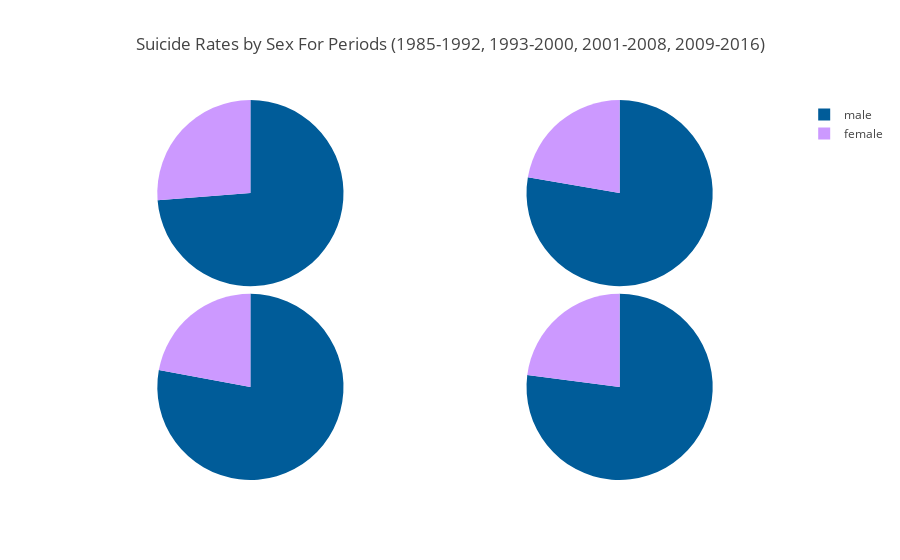

Write notebook code for a chart like this one.
### Markdown cell above
For selected countries we could see males are more suicidal than females clearly, but what is behind that?

### Code cell
suicides_sex = pd.DataFrame(columns=["sex","suicides_no","period"])
for s in masterdata.sex.unique():
    new_data1985_1992 = pd.DataFrame(data={"sex":[s],
                                           "suicides_no":[sum(masterdata[(masterdata.sex == s) & (masterdata.year >= 1985) & (masterdata.year <= 1992)].suicides_no)],
                                           "period":["1985-1992"]})
    new_data1993_2000 = pd.DataFrame(data={"sex":[s],
                                           "suicides_no":[sum(masterdata[(masterdata.sex == s) & (masterdata.year >= 1993) & (masterdata.year <= 2000)].suicides_no)],
                                           "period":["1993-2000"]})
    new_data2001_2008 = pd.DataFrame(data={"sex":[s],
                                           "suicides_no":[sum(masterdata[(masterdata.sex == s) & (masterdata.year >= 2001) & (masterdata.year <= 2008)].suicides_no)], 
                                           "period":["2001-2008"]})
    new_data2009_2016 = pd.DataFrame(data={"sex":[s],
                                           "suicides_no":[sum(masterdata[(masterdata.sex == s) & (masterdata.year >= 2009) & (masterdata.year <= 2016)].suicides_no)],
                                           "period":["2009-2016"]})   
    suicides_sex = pd.concat([suicides_sex,new_data1985_1992])
    suicides_sex = pd.concat([suicides_sex,new_data1993_2000])
    suicides_sex = pd.concat([suicides_sex,new_data2001_2008])
    suicides_sex = pd.concat([suicides_sex,new_data2009_2016])
    
fig = {
    'data': [
        {
            'labels': suicides_sex[suicides_sex.period == "2001-2008"].sex,
            'values': suicides_sex[suicides_sex.period == "2001-2008"].suicides_no,
            'type': 'pie',
            'name': '2001 - 2008',
            'marker': {'colors': ['rgb(0, 92, 153)',
                                  'rgb(204, 153, 255)']},
            'domain': {'x': [0, .48],
                       'y': [0, .49]},
            'hoverinfo':'label+percent+name',
            'textinfo':'none'
        },
        {
            'labels': suicides_sex[suicides_sex.period == "2009-2016"].sex,
            'values': suicides_sex[suicides_sex.period == "2009-2016"].suicides_no,
            'marker': {'colors': ['rgb(0, 92, 153)',
                                  'rgb(204, 153, 255)']},
            'type': 'pie',
            'name': '2009 - 2016',
            'domain': {'x': [.52, 1],
                       'y': [0, .49]},
            'hoverinfo':'label+percent+name',
            'textinfo':'none'

        },
        {
            'labels': suicides_sex[suicides_sex.period == "1985-1992"].sex,
            'values': suicides_sex[suicides_sex.period == "1985-1992"].suicides_no,
            'marker': {'colors': ['rgb(0, 92, 153)',
                                  'rgb(204, 153, 255)']},
            'type': 'pie',
            'name': '1985 - 1992',
            'domain': {'x': [0, .48],
                       'y': [.51, 1]},
            'hoverinfo':'label+percent+name',
            'textinfo':'none'
        },
        {
            'labels': suicides_sex[suicides_sex.period == "1993-2000"].sex,
            'values': suicides_sex[suicides_sex.period == "1993-2000"].suicides_no,
            'marker': {'colors': ['rgb(0, 92, 153)',
                                  'rgb(204, 153, 255)']},
            'type': 'pie',
            'name':'1993 - 2000',
            'domain': {'x': [.52, 1],
                       'y': [.51, 1]},
            'hoverinfo':'label+percent+name',
            'textinfo':'none'
        }
    ],
    'layout': {'title': 'Suicide Rates by Sex For Periods (1985-1992, 1993-2000, 2001-2008, 2009-2016)',
               'showlegend': True}
}

iplot(fig)

### Figure 1 — Plotly figure (JSON) as saved in the notebook; plotly's stock layout.template omitted (floating-point values rounded to 4 significant figures)
{"data": [{"domain": {"x": [0, 0.48], "y": [0, 0.49]}, "hoverinfo": "label+percent+name", "labels": ["male", "female"], "marker": {"colors": ["rgb(0, 92, 153)", "rgb(204, 153, 255)"]}, "name": "2001 - 2008", "textinfo": "none", "values": [1511500, 428778], "type": "pie", "uid": "713f98af-11cb-4119-83f5-7d3f02b1c460"}, {"domain": {"x": [0.52, 1], "y": [0, 0.49]}, "hoverinfo": "label+percent+name", "labels": ["male", "female"], "marker": {"colors": ["rgb(0, 92, 153)", "rgb(204, 153, 255)"]}, "name": "2009 - 2016", "textinfo": "none", "values": [1243723, 370536], "type": "pie", "uid": "e206dfa9-554d-4645-a684-c7f7c5883727"}, {"domain": {"x": [0, 0.48], "y": [0.51, 1]}, "hoverinfo": "label+percent+name", "labels": ["male", "female"], "marker": {"colors": ["rgb(0, 92, 153)", "rgb(204, 153, 255)"]}, "name": "1985 - 1992", "textinfo": "none", "values": [920679, 327020], "type": "pie", "uid": "29a4dd81-3e1a-4570-8e29-f0a0e9802fc0"}, {"domain": {"x": [0.52, 1], "y": [0.51, 1]}, "hoverinfo": "label+percent+name", "labels": ["male", "female"], "marker": {"colors": ["rgb(0, 92, 153)", "rgb(204, 153, 255)"]}, "name": "1993 - 2000", "textinfo": "none", "values": [1513008, 433176], "type": "pie", "uid": "4a2803cd-a507-4295-bd53-ab65fc1d9913"}], "layout": {"showlegend": true, "title": {"text": "Suicide Rates by Sex For Periods (1985-1992, 1993-2000, 2001-2008, 2009-2016)"}}}
